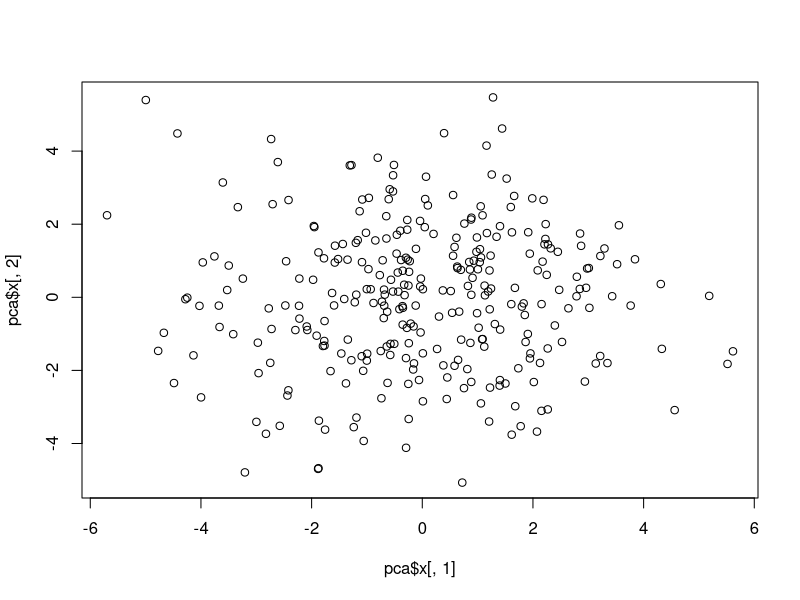
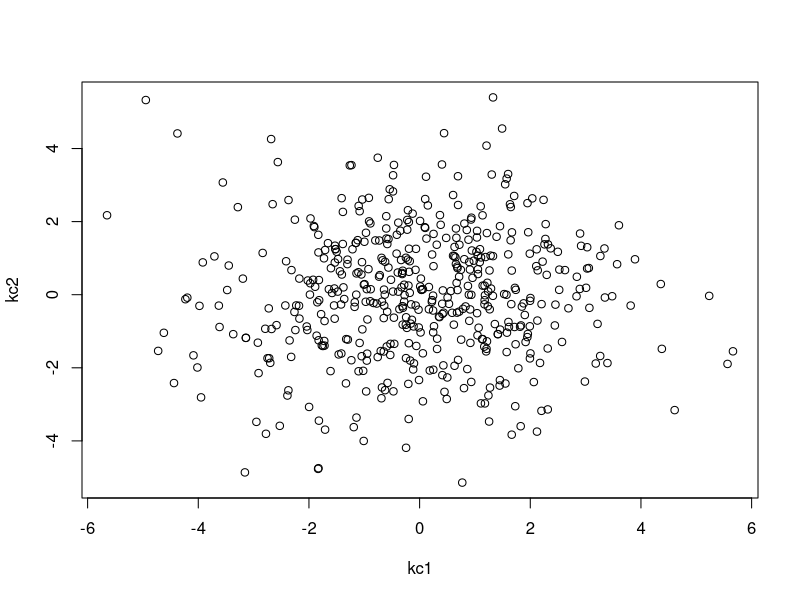
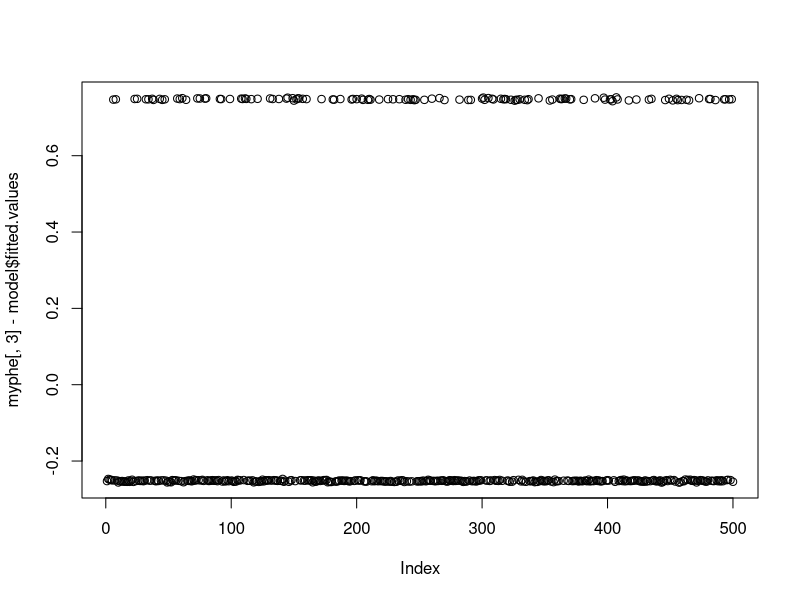

Recreate these plots in R, in order.
mydata=read.table("ped.txt", header=T)
UIdx=which(mydata[,3]==0)
RIdx=which(mydata[,3]!=0)
d=mydata[,-c(1:6)]
D=scale(d, T, T)

UD=D[UIdx,]
pca=prcomp(UD)
plot(pca$x[,1], pca$x[,2])

kc1=D%*%pca$rotation[,1]
kc2=D%*%pca$rotation[,2]

plot(kc1, kc2)

myphe=read.table("phe.txt", header=T)
model=glm(family=binomial, myphe[,3]~kc1)
plot(myphe[,3]-model$fitted.values)
